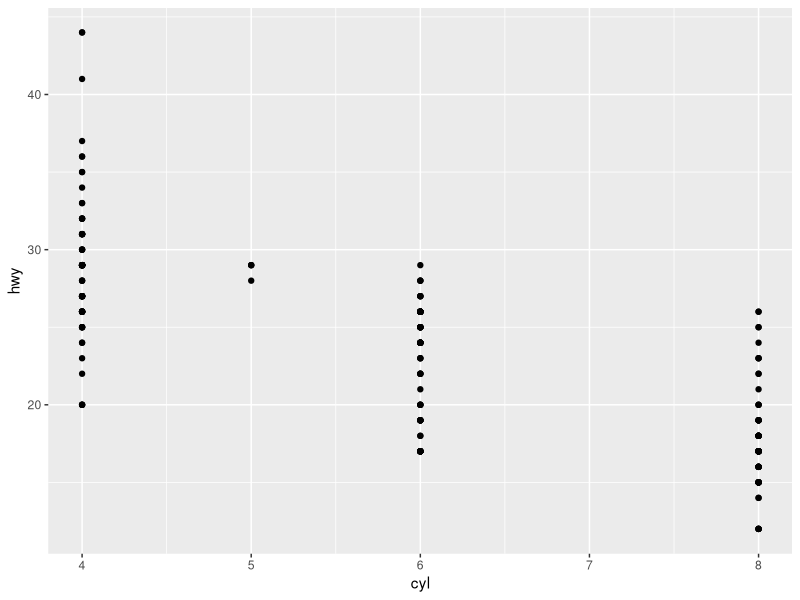
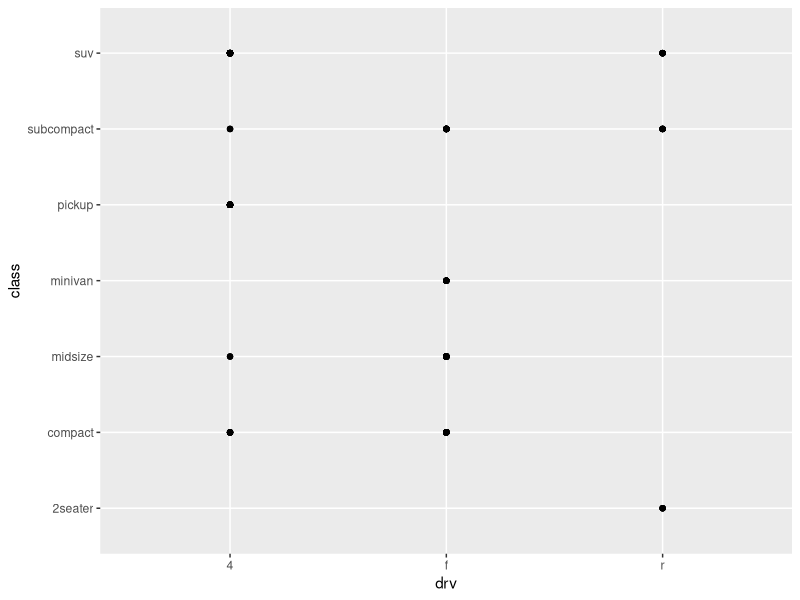
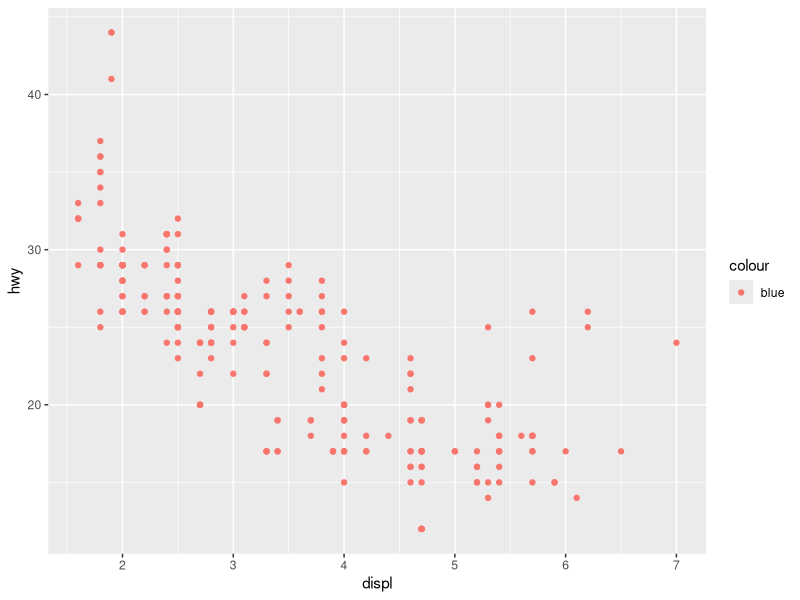
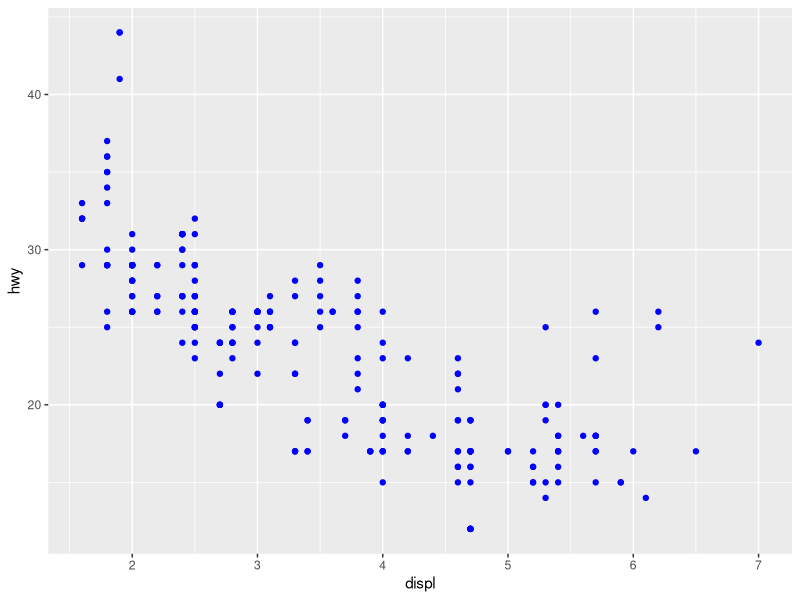
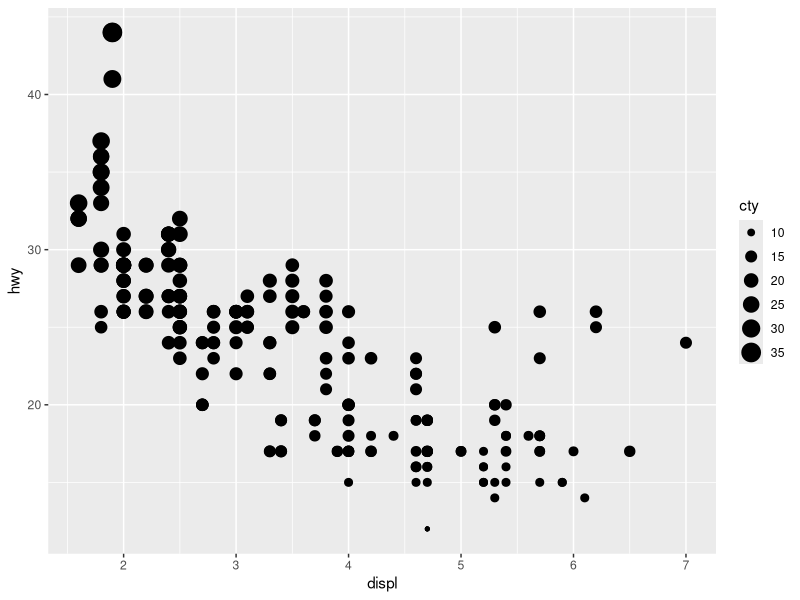
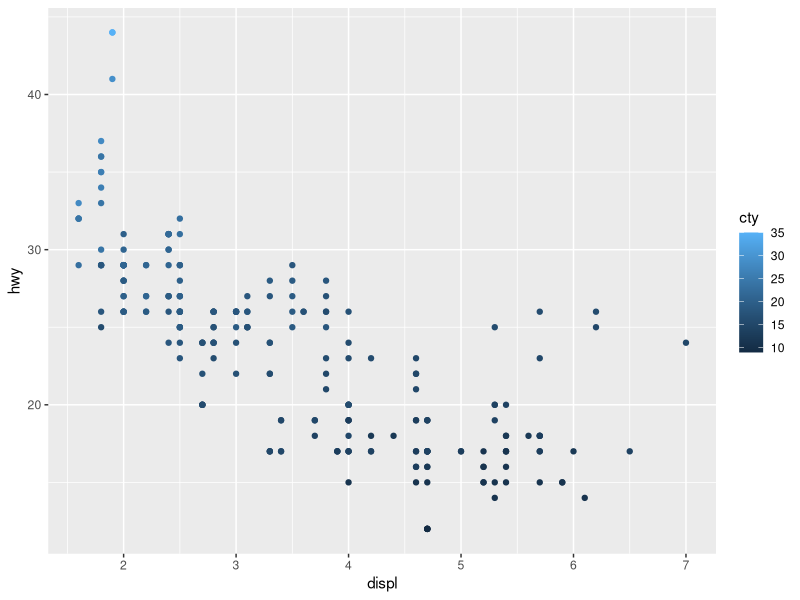
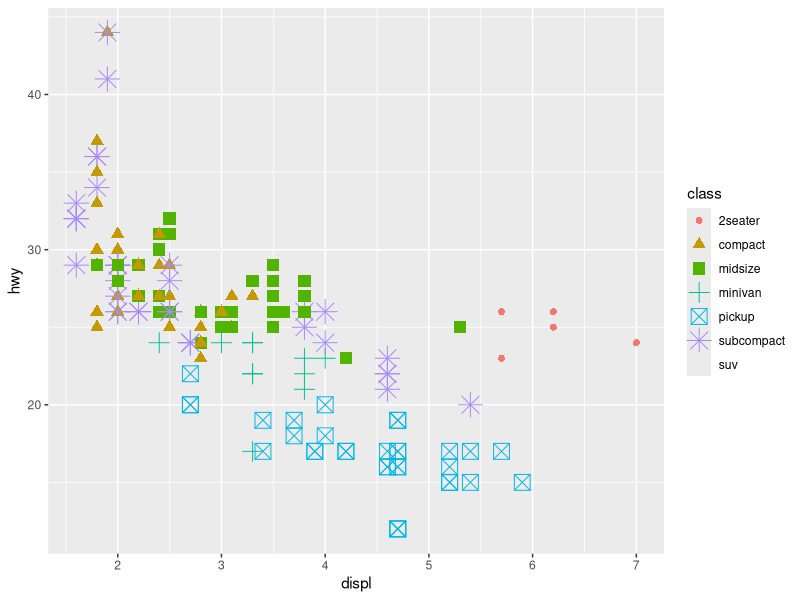
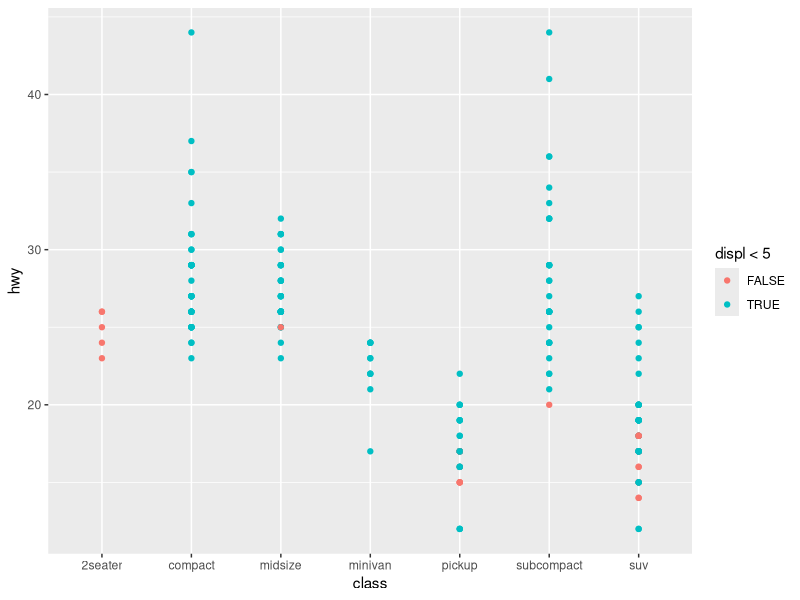

R code for these plots, in order:
## ---- chunk 1
knitr::opts_chunk$set(echo = TRUE)
## ---- chunk 2
library(ggplot2)
ggplot(data=mpg) + 
  geom_point(mapping=aes(x=cyl, y=hwy)) 
## ---- chunk 3
library(ggplot2)
ggplot(data=mpg) + 
  geom_point(mapping=aes(x=drv, y=class))
## ---- chunk 4
ggplot(data = mpg) + 
  geom_point(mapping = aes(x = displ, y = hwy, color = "blue"))
  
## ---- chunk 5
  ggplot(data = mpg) + 
   geom_point(mapping = aes(x = displ, y = hwy), color = "blue")
## ---- chunk 6
ggplot(data = mpg) + 
     geom_point(mapping = aes(x = displ, y = hwy, size = cty))
ggplot(data = mpg) + 
     geom_point(mapping = aes(x = displ, y = hwy, color= cty))
## ---- chunk 7
ggplot(data = mpg) + geom_point(mapping = aes(x = displ, y = hwy, size = class, shape= class, color = class))
## ---- chunk 8
ggplot(data = mpg) + geom_point(mapping = aes(x=class, y =hwy,colour = displ <5))
## ---- chunk 9
ggplot(data = mpg) + 
  geom_point(mapping = aes(x = drv, y = cyl))
## ---- chunk 10
ggplot(data = mpg) + 
  geom_point(mapping = aes(x = displ, y = hwy)) +
  facet_grid(drv ~ .)

ggplot(data = mpg) + 
  geom_point(mapping = aes(x = displ, y = hwy)) +
  facet_grid(. ~ cyl)
## ---- chunk 11
ggplot(data = mpg) + 
  geom_point(mapping = aes(x = displ, y = hwy)) + 
  facet_wrap(~ class, nrow = 2)
## ---- chunk 12
ggplot(data = mpg, mapping = aes(x = displ, y = hwy, color = drv)) + 
  geom_point() + 
  geom_smooth(se = FALSE)
## ---- chunk 13
ggplot(data = mpg, mapping = aes(x = displ, y = hwy)) + 
  geom_point() + 
  geom_smooth()

ggplot() + 
  geom_point(data = mpg, mapping = aes(x = displ, y = hwy)) + 
  geom_smooth(data = mpg, mapping = aes(x = displ, y = hwy))
## ---- chunk 14
ggplot() + 
  geom_point(data = mpg, mapping = aes(x = displ, y = hwy), size =3) + 
  geom_smooth(data = mpg, mapping = aes(x = displ, y = hwy), se=FALSE, size=2)

ggplot() + 
  geom_point(data = mpg, mapping = aes(x = displ, y = hwy), size =3) + 
  geom_smooth(data = mpg, mapping = aes(x = displ, y = hwy, group=drv), se=FALSE, size=2)

ggplot() + 
  geom_point(data = mpg, mapping = aes(x = displ, y = hwy, color = drv), size =3) + 
  geom_smooth(data = mpg, mapping = aes(x = displ, y = hwy, color=drv), se=FALSE, size=2, show.legend=TRUE)

ggplot() + 
  geom_point(data = mpg, mapping = aes(x = displ, y = hwy, color = drv), size =3) + 
  geom_smooth(data = mpg, mapping = aes(x = displ, y = hwy), se = FALSE, size=2, show.legend=TRUE)

ggplot() + 
  geom_point(data = mpg, mapping = aes(x = displ, y = hwy, color = drv), size =3) + 
  geom_smooth(data = mpg, mapping = aes(x = displ, y = hwy, group =drv), se=FALSE, size=2, show.legend=TRUE)

ggplot() + 
  geom_point(data = mpg, mapping = aes(x = displ, y = hwy, color = drv), size =3, se=TRUE)  
  
